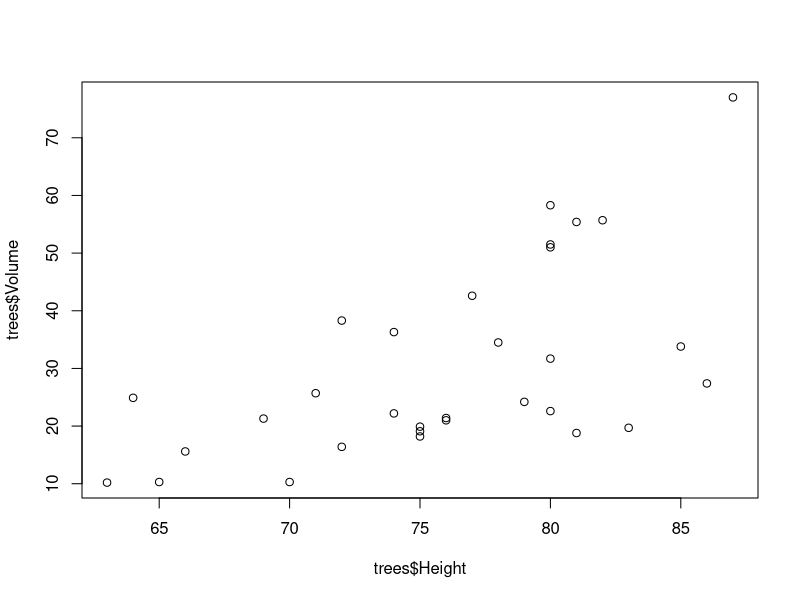

R code for this plot:
#Voy a hacer una prueba de t con una base precargada para ver que pasa
mod1 <- lm(trees$Volume~trees$Height*trees$Volume)
summary(mod1)
plot(trees$Volume~trees$Height*trees$Volume)
#Que loco, sí me hio la grafica pero la guardó en otro archivo directamente. Mejor usaré R studio para hacer estas cosas
